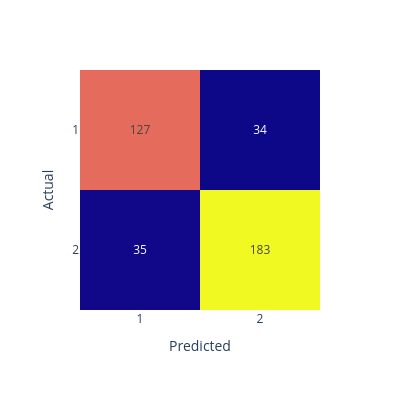

The notebook cell this image was saved under:
### Markdown cell above
### 6. Compute The Validation Accuracy

### Code cell
import plotly.express as px

#Count the unique target values
y_c = np.unique(np.concatenate([y_test, y_pred]))

#Calculate the accuracy as the number of rows where prediction matches actual value, divided by total number of rows in the validation set
acc = len(y_test[y_test == y_pred]) / len(y_test)

#Initializes an empty array to store the frequencies for the confusion matrix
confusion_matrix = np.zeros((len(y_c), len(y_c)))

#Stores the actual and predicted values in a 2d array, to make calculating the confusion matrix entries easier
ap = np.column_stack([y_test, y_pred])

#Iterates over the rows and columns of the confusion matrix
for actual in range(len(y_c)):
    for predicted in range(len(y_c)):
        #Each entry in the confusion matrix represents the number of entries of a given class that were predictted as the same/another class
        confusion_matrix[actual][predicted] = len(ap[(ap[:, 0] == y_c[actual]) & (ap[:, 1] == y_c[predicted])])

#Prints the accuracy and displays the confusion matrix array
print('Accuracy:', acc, '\n')
display(confusion_matrix)
print()

#Displays the confusion matrix using Plotly
fig = px.imshow(confusion_matrix, text_auto = True)
fig.update_layout(coloraxis_showscale=False, xaxis_title = 'Predicted', yaxis_title = 'Actual', height = 400, width = 400,
                 xaxis = dict(tickmode = 'array', tickvals = [i for i in range(len(y_c))], ticktext = [str(i+1) for i in range(len(y_c))]),
                 yaxis = dict(tickmode = 'array', tickvals = [i for i in range(len(y_c))], ticktext = [str(i+1) for i in range(len(y_c))]))
fig.show()

### Figure 1 — Plotly figure (JSON) as saved in the notebook; plotly's stock layout.template omitted (floating-point values rounded to 4 significant figures)
{"data": [{"coloraxis": "coloraxis", "hovertemplate": "x: %{x}<br>y: %{y}<br>color: %{z}<extra></extra>", "name": "0", "texttemplate": "%{z}", "type": "heatmap", "xaxis": "x", "yaxis": "y", "z": [[127, 34], [35, 183]]}], "layout": {"coloraxis": {"colorscale": [[0, "#0d0887"], [0.1111, "#46039f"], [0.2222, "#7201a8"], [0.3333, "#9c179e"], [0.4444, "#bd3786"], [0.5556, "#d8576b"], [0.6667, "#ed7953"], [0.7778, "#fb9f3a"], [0.8889, "#fdca26"], [1, "#f0f921"]], "showscale": false}, "height": 400, "margin": {"t": 60}, "width": 400, "xaxis": {"anchor": "y", "autorange": true, "constrain": "domain", "domain": [0, 1], "range": [-0.5, 1.5], "scaleanchor": "y", "showspikes": false, "tickmode": "array", "ticktext": ["1", "2"], "tickvals": [0, 1], "title": {"text": "Predicted"}}, "yaxis": {"anchor": "x", "autorange": true, "constrain": "domain", "domain": [0.03846, 0.9615], "range": [1.5, -0.5], "showspikes": false, "tickmode": "array", "ticktext": ["1", "2"], "tickvals": [0, 1], "title": {"text": "Actual"}}}}
